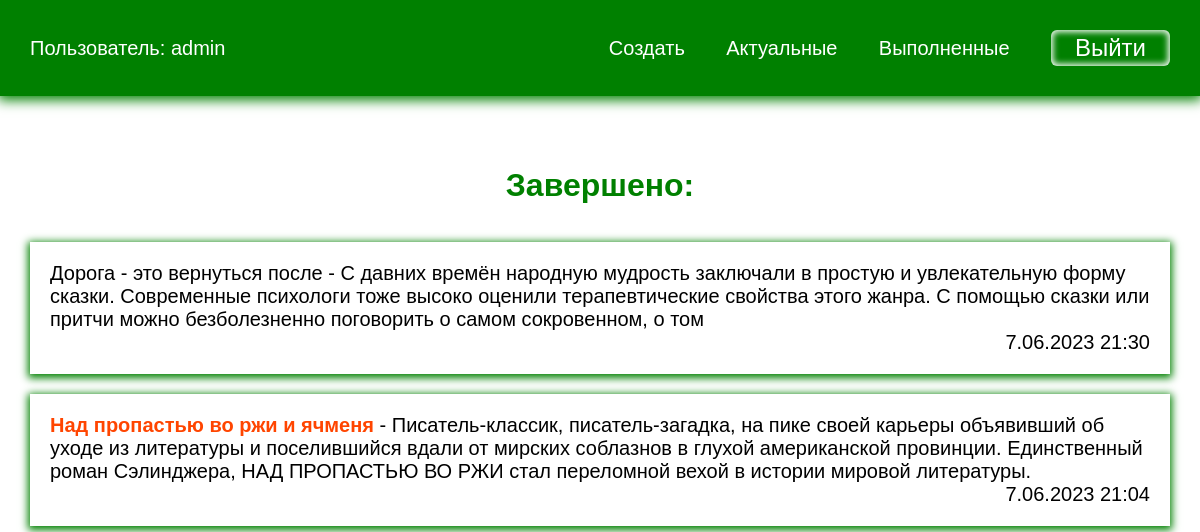
Screenshot of /completed (signed in) with the database file from the repository.
### todo/models.py (models this page shows, shortened)
class Todo(models.Model):
    title = models.CharField(max_length=100)
    memo = models.TextField(blank=True)
    created = models.DateTimeField(auto_now_add=True)
    date_completed = models.DateTimeField(blank=True, null=True)
    important = models.BooleanField(default=False)
    user = models.ForeignKey(User, on_delete=models.CASCADE)

### todo/views.py (the view)
# urls.py: path('completed', views.completedtodos, name='completedtodos'),
@login_required
def completedtodos(request):
    todos = Todo.objects.filter(user=request.user, date_completed__isnull=False).order_by('-date_completed')
    return render(request, 'todo/completedtodos.html', {'todos': todos})

### todo/templates/todo/completedtodos.html
{% extends 'todo/base.html' %}
{% block content %}
<h1>Завершено:</h1>
<ul>
    {% for todo in todos %}
    <li class="completed">
        {% if todo.important %}
        <b>{{ todo.title }}</b>
        {% else %}
        {{ todo.title }}
        {% endif %}
        {% if todo.memo %}
        - {{ todo.memo }}
        {% endif %}
        <div class="right">{{ todo.date_completed|date:'j.m.Y H:i' }}</div>
    </li>
    {% endfor %}
</ul>
{% endblock %}

### todo/templates/todo/base.html (shortened to what this page needs)
<!DOCTYPE html>
{% load static %}
<html lang="en">
<head>
    <link rel="stylesheet" href="{% static 'css/style.css' %}">
</head>
<body>
{% if user.is_authenticated %}
<div class="menu">
  <div class="wrap">
    <ul>
        <li class="logo">Пользователь: {{ user.username }}</li>
        <li><a href="{% url 'createtodo' %}">Создать</a></li>
        <li><a href="{% url 'currenttodos' %}">Актуальные</a></li>
        <li><a href="{% url 'completedtodos' %}">Выполненные</a></li>
        <li>
            <form action="{% url 'logoutuser' %}" method="post">
                <button class="top">Выйти</button>
            </form>
        </li>
    </ul>
  </div>
</div>
{% endif %}
<div class="content">
  <div class="wrap">
    {% block content %}
    {% endblock %}
  </div>
</div>
</body>
</html>

### todo/static/css/style.css (style rules this page uses)
body { padding: 0; margin: 0; font-family: Arial, Helvetica, sans-serif; }
.wrap { max-width: 1200px; margin: 0 auto; padding: 10px 30px; box-sizing: border-box; }
.menu { background: green; box-shadow: 0 2px 12px 2px green; }
ul { list-style: none; padding: 0; }
.menu a { color: #FFF; }
.menu ul { display: flex; justify-content: space-between; align-items: center; font-size: 20px; }
.menu .logo { color: #FFF; margin-right: 30%; }
a { text-decoration: none; }
.content .wrap { display: flex; flex-direction: column; align-items: center; justify-content: center; margin-top: 40px; }
h1, h2 { color: green; }
button { padding: 10px 40px; border-radius: 6px; box-shadow: inset 0 0 6px 2px #FFF; margin-top: 40px; font-size: 24px; cursor: pointer; }
.top { padding: 4px 24px; margin-top: 0; background: transparent; border: none; color: #FFF; }
.content li { box-shadow: 0 2px 8px 2px green; margin-bottom: 20px; font-size: 20px; }
a b, .completed b { color: orangered; }
.completed { padding: 20px; }
.right { text-align: right; }

### rows the page displays
Todo: title "Дорога - это вернуться после", memo "С давних времён народную мудрость заключали в простую и увлекательную форму сказки. Современные психологи тоже высоко оценили терапевтические свойства этого жанра. С помощью сказки или притчи можно безболезненно поговорить о самом сокровенном, о том", date_completed "7.06.2023 21:30"
Todo: title "Над пропастью во ржи и ячменя", memo "Писатель-классик, писатель-загадка, на пике своей карьеры объявивший об уходе из литературы и поселившийся вдали от мирских соблазнов в глухой американской провинции. Единственный роман Сэлинджера, НАД ПРОПАСТЬЮ ВО РЖИ стал переломной вехой в истории мировой литературы.", date_completed "7.06.2023 21:04"

### other values shown
{{ user.username }} "admin"
